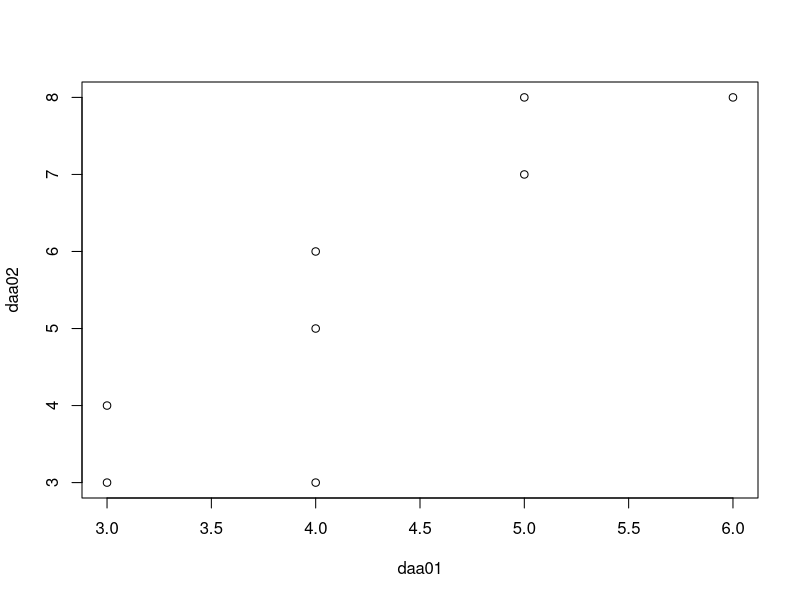

Generate this figure with R:
## ---- chunk 1
daa01<-c(5,6,3,4,3,4,5,4)
sum(
  (daa01-mean(daa01))^2
  )
## ---- chunk 2
sum(
  (daa01-mean(daa01))^2
  )/
  length(daa01)
## ---- chunk 3
var(daa01)*(length(daa01)-1)/length(daa01)
## ---- chunk 4
sqrt(
  var(daa01)*(length(daa01)-1)/length(daa01)
  )
## ---- chunk 5
sd(daa01)*
  sqrt(
  (length(daa01)-1)/length(daa01)
)
## ---- chunk 6
sd(daa01)*
  sqrt(
  (length(daa01)-1)/length(daa01)
)/
  mean(daa01)
## ---- chunk 7
daa02<-c(7,8,3,5,4,3,8,6)
cor(daa01,daa02,method="pearson")
## ---- chunk 8
plot(daa01,daa02)
